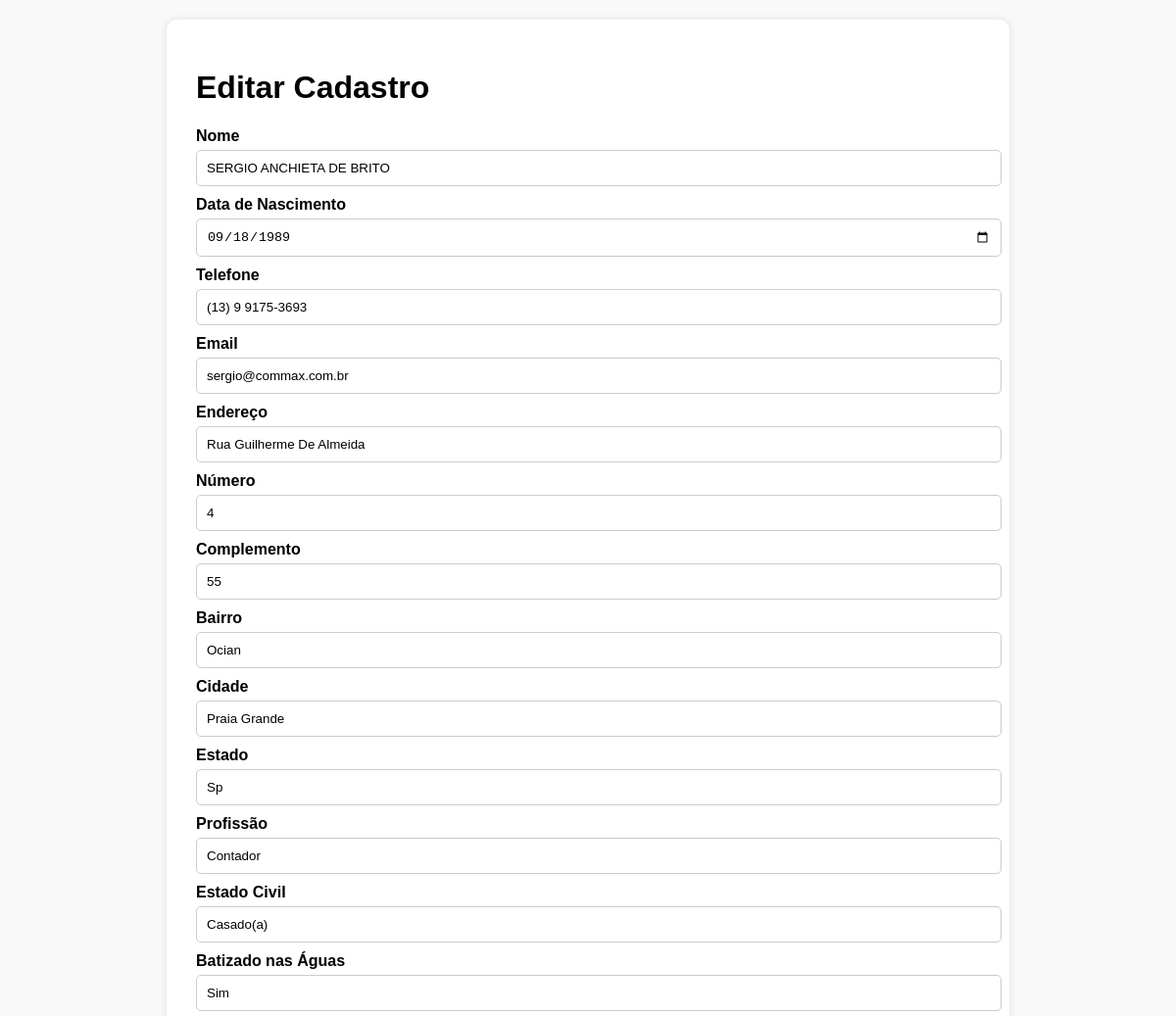
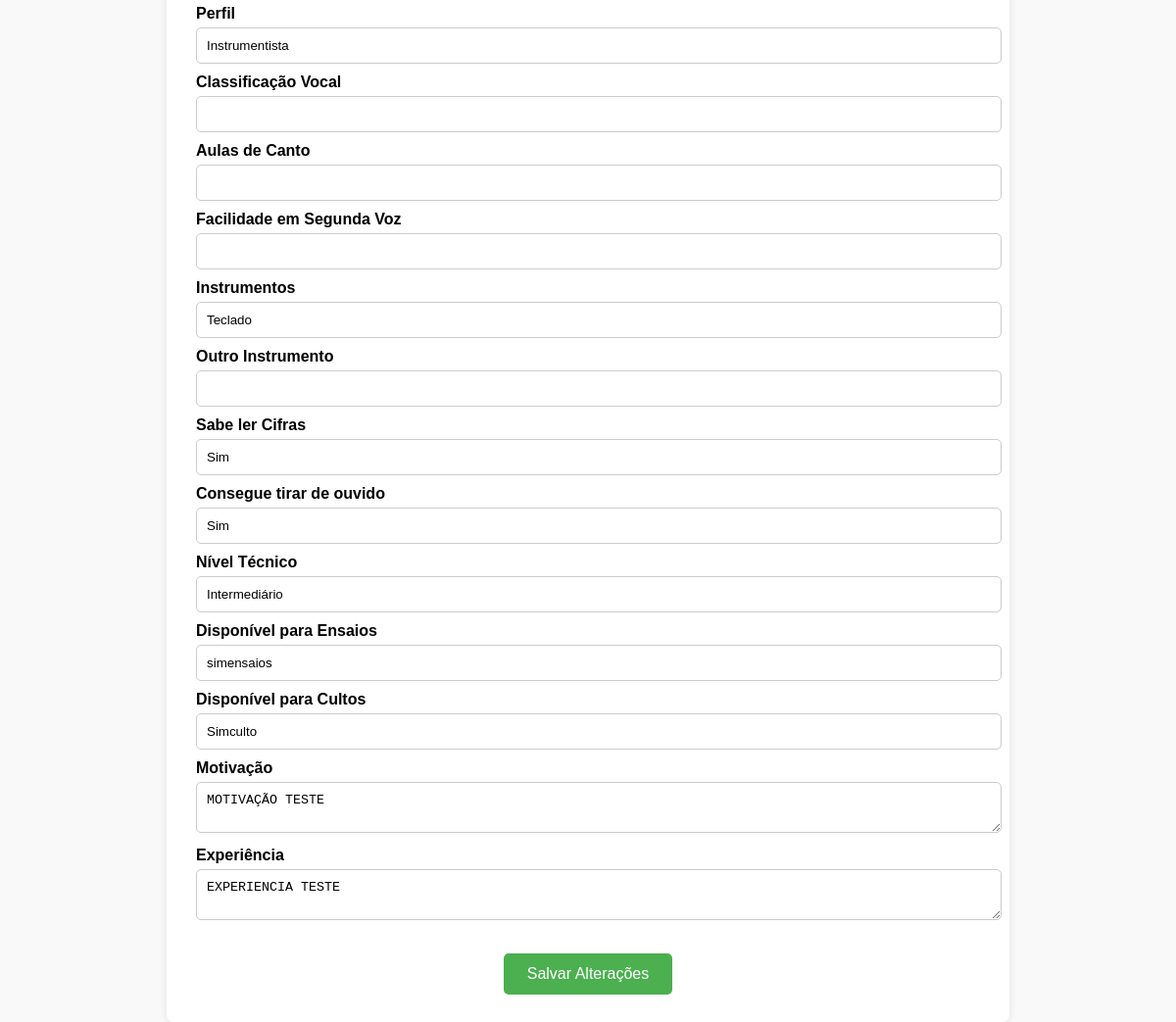
The app's page /editar/11 (signed in) with its own data (2 pictures, top to bottom).
### tables this page shows
CREATE TABLE inscritos (
    id INTEGER PRIMARY KEY AUTOINCREMENT,
    nome TEXT,
    nascimento TEXT,
    telefone TEXT,
    email TEXT,
    endereco TEXT,
    numero TEXT,
    complemento TEXT,
    bairro TEXT,
    cidade TEXT,
    estado TEXT,
    profissao TEXT,
    estado_civil TEXT,
    batizado TEXT,
    perfil TEXT,
    voz TEXT,
    aulas TEXT,
    segunda_voz TEXT,
    instrumentos TEXT,
    outro_instrumento TEXT,
    cifras TEXT,
    ouvido TEXT,
    nivel_tecnico TEXT,
    ensaios TEXT,
    cultos TEXT,
    motivacao TEXT,
    experiencia TEXT,
    ativo INTEGER DEFAULT 1
);

### app.py (the view, shortened to what this page needs)
@app.route('/editar/<int:id>', methods=['GET', 'POST'])
def editar(id):
    if 'usuario' not in session or session['nivel'] != 'admin':
        return redirect('/login')
    conn = conectar()
    cursor = conn.cursor()
    cursor.execute('SELECT * FROM inscritos WHERE id = ?', (id,))
    inscrito = cursor.fetchone()
    conn.close()
    return render_template('editar.html', inscrito=inscrito)

### app.py (called while the page is built)
@app.context_processor
def inject_version():
    return dict(versao=VERSAO_ATUAL)

def conectar():
    caminho_db = os.path.join(os.path.dirname(__file__), 'banco.db')
    return sqlite3.connect(caminho_db)

### templates/editar.html (shortened to what this page needs)
<!DOCTYPE html>
<html lang="pt-BR">
<head>
</head>
<body>
<div class="container">
  <h1>Editar Cadastro</h1>
  <form method="POST">
    <label>Nome</label>
    <input type="text" name="nome" value="{{ inscrito[1] }}">
    <label>Data de Nascimento</label>
    <input type="date" name="nascimento" value="{{ inscrito[2] }}">
    <label>Telefone</label>
    <input type="text" name="telefone" value="{{ inscrito[3] }}">
    <label>Email</label>
    <input type="email" name="email" value="{{ inscrito[4] }}">
    <label>Endereço</label>
    <input type="text" name="endereco" value="{{ inscrito[5] }}">
    <label>Número</label>
    <input type="text" name="numero" value="{{ inscrito[6] }}">
    <label>Complemento</label>
    <input type="text" name="complemento" value="{{ inscrito[7] }}">
    <label>Bairro</label>
    <input type="text" name="bairro" value="{{ inscrito[8] }}">
    <label>Cidade</label>
    <input type="text" name="cidade" value="{{ inscrito[9] }}">
    <label>Estado</label>
    <input type="text" name="estado" value="{{ inscrito[10] }}">
    <label>Profissão</label>
    <input type="text" name="profissao" value="{{ inscrito[11] }}">
    <label>Estado Civil</label>
    <input type="text" name="estado_civil" value="{{ inscrito[12] }}">
    <label>Batizado nas Águas</label>
    <input type="text" name="batizado" value="{{ inscrito[13] }}">
    <label>Perfil</label>
    <input type="text" name="perfil" value="{{ inscrito[14] }}">
    <label>Classificação Vocal</label>
    <input type="text" name="voz" value="{{ inscrito[15] }}">
    <label>Aulas de Canto</label>
    <input type="text" name="aulas" value="{{ inscrito[16] }}">
    <label>Facilidade em Segunda Voz</label>
    <input type="text" name="segunda_voz" value="{{ inscrito[17] }}">
    <label>Instrumentos</label>
    <input type="text" name="instrumentos" value="{{ inscrito[18] }}">
    <label>Outro Instrumento</label>
    <input type="text" name="outro_instrumento" value="{{ inscrito[19] }}">
    <label>Sabe ler Cifras</label>
    <input type="text" name="cifras" value="{{ inscrito[20] }}">
    <label>Consegue tirar de ouvido</label>
    <input type="text" name="ouvido" value="{{ inscrito[21] }}">
    <label>Nível Técnico</label>
    <input type="text" name="nivel_tecnico" value="{{ inscrito[22] }}">
    <label>Disponível para Ensaios</label>
    <input type="text" name="ensaios" value="{{ inscrito[23] }}">
    <label>Disponível para Cultos</label>
    <input type="text" name="cultos" value="{{ inscrito[24] }}">
    <label>Motivação</label>
    <textarea name="motivacao">{{ inscrito[25] }}</textarea>
    <label>Experiência</label>
    <textarea name="experiencia">{{ inscrito[26] }}</textarea>
    <div class="submit-btn">
      <button type="submit">Salvar Alterações</button>
    </div>
  </form>
</div>
</body>
</html>

### templates/editar.html (style rules this page uses)
body { font-family: Arial, sans-serif; background: #f9f9f9; margin: 0; padding: 20px; }
.container { max-width: 800px; margin: auto; background: #fff; padding: 30px; border-radius: 10px; box-shadow: 0 0 10px rgba(0,0,0,0.1); }
label { display: block; margin-top: 10px; font-weight: bold; }
input[type="text"], input[type="email"], input[type="date"], textarea, select { width: 100%; padding: 10px; margin-top: 5px; border: 1px solid #ccc; border-radius: 5px; }
.submit-btn { text-align: center; margin-top: 30px; }
.submit-btn button { background-color: #4CAF50; color: white; padding: 12px 24px; border: none; border-radius: 5px; font-size: 16px; cursor: pointer; }

### records on screen
inscritos: nome "SERGIO ANCHIETA DE BRITO", nascimento "09/18/1989", telefone "(13) 9 9175-3693", email "sergio@commax.com.br", endereco "Rua Guilherme De Almeida", numero "4", complemento "55", bairro "Ocian", cidade "Praia Grande", estado "Sp", profissao "Contador", estado_civil "Casado(a)", batizado "Sim", perfil "Instrumentista", instrumentos "Teclado", cifras "Sim", ouvido "Sim", nivel_tecnico "Intermediário", ensaios "simensaios", cultos "Simculto", motivacao "MOTIVAÇÃO TESTE", experiencia "EXPERIENCIA TESTE"
